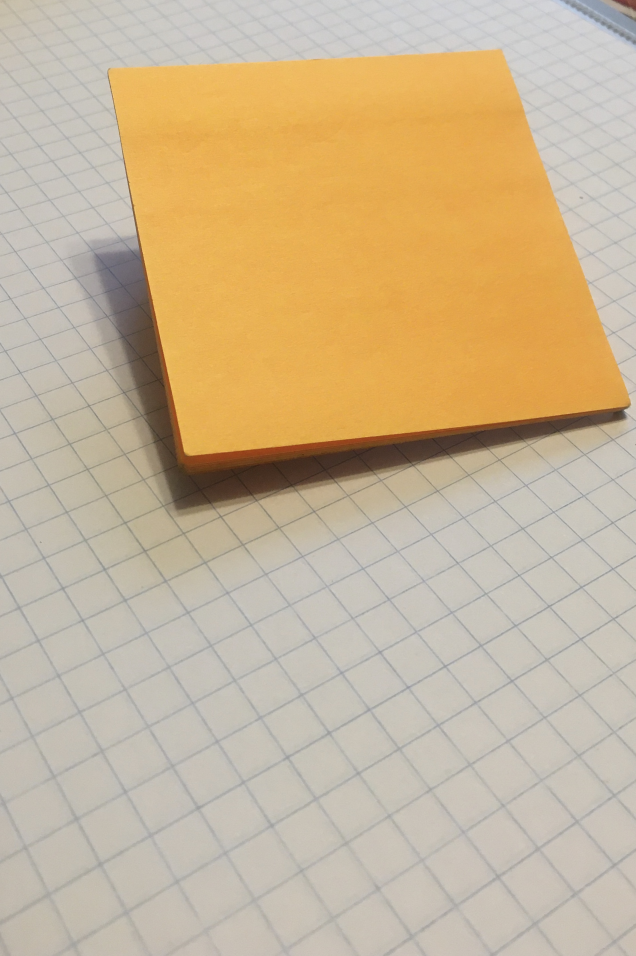
#> input picture web/app/note.jpg, 1908 x 2867 px (shown at 1/3 size)
$ python edge.py
#> lines starting #> are read from the running program, lines starting #| are printed output that depends on the picture; after the words box and inside, x2 and y2 are one past the last pixel; in counts of white or black regions, pixels touching at a corner belong together
### web/app/linear.py
import numpy as np
import math
from PIL import Image, ImageDraw
import random

class Line:
    a=0.0
    b=0.0
    c=0.0
    d=0.0
    n=0.0
    xmn=999
    xmx=-xmn
    ymn =999
    ymx = -ymn

    def y(self,x):
        y= self.a*x+self.b
        return y

    def distance(self,x,y):
        xl = (self.a*(y-self.b) + x)/(1+self.a*self.a)
        yl = self.y(xl)
        dx = x - xl
        dy = y - yl
        d = math.sqrt(dx*dx+dy*dy)
        return d

    def init(self):
        dx = self.xmx-self.xmn
        dy = self.ymx-self.ymn
        a = 0.0
        if dx!=0.0:
            a = dy/dx
        b = self.ymn-a*self.xmn
        self.a = a
        self.b = b
        self.n = 2

    # [40 lines left out: function intersect, not called in this run]

    def near(self, l, th):
        xmn = (self.a*(l.ymn-self.b) + l.xmn)/(1+self.a*self.a)
        xmx = (self.a*(l.ymx-self.b) + l.xmx)/(1+self.a*self.a)
        ds = 0.0
        if xmn > self.xmx:
            dx = self.xmx - l.xmn
            dy = self.ymx - l.ymn
            ds = math.sqrt(dx*dx + dy*dy)
        elif  xmx < self.xmn:
            dx = self.xmn - l.xmx
            dy = self.ymn - l.ymx
            ds = math.sqrt(dx*dx + dy*dy)
        if ds < th:
            return True
        return False

    def aligned(self, l, th):
        dn = self.distance(l.xmn, l.ymn)
        dx = self.distance(l.xmx, l.ymx)
        if dn<th and dx<th:
            return True
        return False

    def merge(self, l):
        self.a = (self.n * self.a + l.n * l.a)/(self.n + l.n)
        self.b = (self.n * self.b + l.n * l.b)/(self.n + l.n)
        self.n = self.n + l.n

        if self.xmn > l.xmn:
            self.xmn = l.xmn
        if self.xmx < l.xmx:
            self.xmx = l.xmx

        self.ymn = self.xmn * self.a + self.b
        self.ymx = self.xmx * self.a + self.b

    def __str__(self):
       return  'a={:f} b={:f} c={:f} d={:f} n={} x=({:f},{:f}) y=({:f},{:f})'.format(self.a, self.b,self.c,self.d,self.n, self.xmn,self.xmx,self.ymn,self.ymx)

    def graph(self, draw, frame, dx, dy):
        points =[]
        sx = dx/(frame.xmx - frame.xmn)
        sy= dy/(frame.ymx - frame.ymn)

        x = (self.xmn-frame.xmn)*sx
        y = (self.y(self.xmn) - frame.ymn)*sy
        points.append((x,y))

        x = (self.xmx-frame.xmn)*sx
        y = (self.y(self.xmx) - frame.ymn)*sy
        points.append((x,y))

        draw.line(points, fill="blue", width=3)

def segments(x,y,r,n,frame):
    dx = (frame.xmx-frame.xmn)/n
    dy = (frame.ymx-frame.ymn)/n

    s=[]
    t=np.zeros(n*n,dtype=int)
    for i in range(0,len(x)):
        if dx>0 and r[i]==-1:
            px = int((x[i]-frame.xmn)/dx)
            py = int((y[i]-frame.ymn)/dy)
            k = px*(n-1)+py
            #print(px,py,n,k)
            t[k] = t[k]+1
            s.append(k)
        else:
            s.append(-1)
    return s,t

# [7 lines left out: function setall, not called in this run]

def remove(x,y,r,k,line,d):
    cnt = 0
    for i in range(0,len(x)):
        if r[i]==k and line.distance(x[i],y[i])>d:
           r[i] = -1
           cnt = cnt + 1
    return cnt

def add(x,y,r,k,line,d):
    cnt = 0
    for i in range(0,len(x)):
        if r[i]==-1 and line.distance(x[i],y[i])<=d:
           r[i] = k
           cnt = cnt + 1
    return cnt

def regression(x,y,r,k):
    sxy = 0.0
    sx2 = 0.0
    sy2 = 0.0
    sx = 0.0
    sy = 0.0
    m = len(x)
    n = 0
    line = Line()
    for i in range(0,m):
        if r[i]==k:
            sx = sx + x[i]
            sy = sy + y[i]
            sx2 = sx2 + x[i]*x[i]
            sy2 = sy2 + y[i]*y[i]
            sxy = sxy + x[i]*y[i]
            n= n + 1

    ex2 = n * sx2 - sx * sx
    ey2 = n * sy2 - sy * sy
    et2 = n * sxy - sx * sy

    if n==0 or ex2 ==0 or ey2 == 0:
        return line

    line.a = et2 / ex2
    line.b = (sy - line.a * sx)/n
    line.c = et2 / ey2
    line.d = line.a * line.c + n/m
    line.n = n

    return line

def find_lines(x,y,max,nseg,band,dbg=False):
    frame = Line()
    r = []
    for i in range(0,len(x)):
        r.append(-1)
        if frame.xmn>=x[i]:
            frame.xmn=x[i]
        if frame.xmx<=x[i]:
            frame.xmx=x[i]
        if frame.ymn>=y[i]:
            frame.ymn=y[i]
        if frame.ymx<=y[i]:
            frame.ymx=y[i]

    n = 2
    l = 0
    lines=[]
    while len(lines)<max and n >=2:
        s,t = segments(x,y,r,nseg,frame)
        if dbg:
            print(s,t)
        line = Line()
        line.d=-999
        for i in range(0,len(t)):
            if t[i]>2:
                rline= regression(x,y,s,i)
                if dbg:
                    print("S",str(rline))
                if rline.n > 0 and line.d <= rline.d:
                    line = rline

        dx = band
        n = line.n
        if n>2:
            if dbg:
                print("F",str(line))
            while dx > 0.2*band:
                chg = 0.0
                if add(x,y,r,l,line,dx) > 0:
                    aline = regression(x,y,r,l)
                    if dbg:
                        print(aline)
                    remove(x,y,r,l,aline,0.5*dx)
                    cline = regression(x,y,r,l)
                    if dbg:
                        print(cline)
                    add(x,y,r,l,cline,0.3*dx)
                    nline= regression(x,y,r,l)
                    if dbg:
                        print(nline)
                    chg = abs(nline.d-aline.d)
                if chg<0.01:
                    dx = 0.0
                else:
                    dx = dx * 0.5
                line=nline

            if line.n == 0:
                break

            for i in range(0,len(x)):
                if r[i]==l:
                    s[i]=-1
                    if line.xmn>=x[i]:
                        line.xmn=x[i]
                    if line.xmx<=x[i]:
                        line.xmx=x[i]
                    if line.ymn>=y[i]:
                        line.ymn=y[i]
                    if line.ymx<=y[i]:
                        line.ymx=y[i]
            print(str(line))
            lines.append(line)
            l = l + 1
    return frame, lines, r

def graphPoints(x, y, r, draw, frame, dx, dy, dr):
    sx = dx/(frame.xmx - frame.xmn)
    sy= dy/(frame.ymx - frame.ymn)

    for i in range(0,len(x)):
        xp = (x[i] - frame.xmn)*sx
        yp = (y[i] - frame.ymn)*sy
        #print(xp,yp)
        draw.point((xp,yp), fill=300)
        draw.ellipse(((xp-dr,yp-dr),(xp+dr,yp+dr)),fill =300, outline="red")

def test():
    x=[]
    y=[]
    r=[]
    q = 0.3
    for i in range(0,10):
        xp = 1+i*0.2-q*(0.5-random.random())
        yp = 1.5*xp-3.2-q*(0.5-random.random())
        x.append(xp)
        y.append(yp)

    for i in range(0,10):
        xp = 0.5+i*0.3-q*(0.5-random.random())
        yp = -0.5*xp+2.1-q*(0.5-random.random())
        x.append(xp)
        y.append(yp)

    frame, lines, r =find_lines(x,y,5,2,3)
    for line in lines:
        print(line)
    print(r)

    im= Image.new("RGB", (648, 648), "#FFFFFF")
    draw = ImageDraw.Draw(im)
    for line in lines:
        line.graph(draw, frame, 648, 648)

    graphPoints(x,y,r,draw,frame,648,648,3)

    filename = "linear.jpg"
    try:
        im.save(filename, "PNG")
    except IOError:
        print("cannot save", filename)

test()
#> in test, `im= Image.new("RGB", (648, 648), "#FFFFFF")`: im: PIL image 648x648 RGB; every value is 255
#> in test, `im.save(filename, "PNG")`:
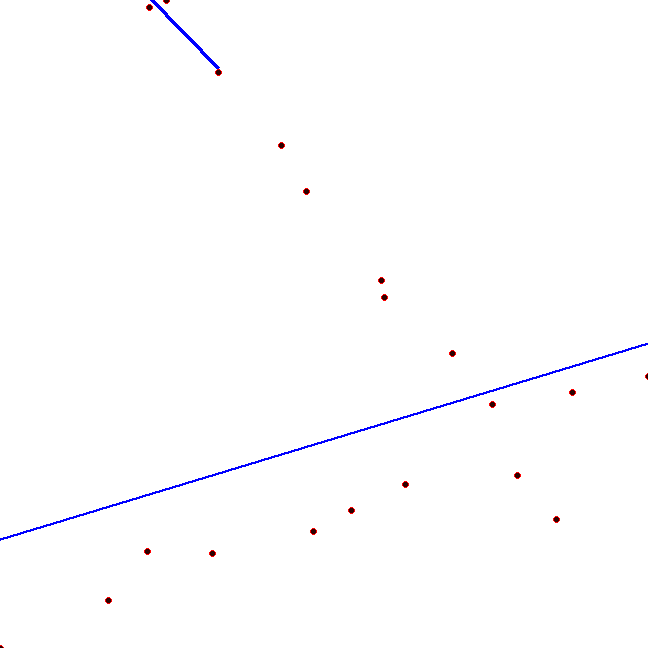
#> saved as linear.jpg: PIL image 648x648 RGB; mean R, G, B 253.7, 253.5, 254.6

### web/app/edge.py
import numpy as np
import cv2
import math
from linear import Line,find_lines, graphPoints
from PIL import Image, ImageDraw
import time
from bentley_ottmann.planar import segments_intersections

def get_canny(image,sigma=0.33):
    v = np.median(image)
    lower = int(max(0,1.0-sigma) * v)
    upper = int(min(255, (1.0+sigma) * v))
    edge = cv2.Canny(image, lower,upper)
    return edge

def logt(msg, prvt):
    curt = time.time()
    print(msg +": %s s" % (curt- prvt))
    return curt

def glines(img):

    gray = img[:,:,0]
    edges = cv2.Canny(gray,50,150,apertureSize = 3)

    rho = 0.5  # distance resolution
    theta = np.pi / 180  # angular resolution
    thres = 50  # minimum number of votes
    min_length = 10  # minimum number of pixels
    max_gap = 40  # maximum gap between line segments

    hlines = cv2.HoughLinesP(edges, rho, theta, thres, np.array([]), min_length, max_gap)

    lines = []
    for hline in hlines:
        for x1,y1,x2,y2 in hline:
            l = Line()
            if x1 < x2:
                l.xmn = x1
                l.xmx = x2
                l.ymn = y1
                l.ymx = y2
            else:
                l.xmn = x2
                l.xmx = x1
                l.ymn = y2
                l.ymx = y1
            l.init()
            found = False
            for line in lines:
                if l.aligned(line,22) and l.near(line,80):
                    line.merge(l)
                    found = True
                    break
            if not found:
                lines.append(l)


    return lines

curt = time.time()
tott = curt

img = cv2.imread("note.jpg")
#> img is the input picture: shape (2867, 1908, 3); mean B, G, R 149.8, 181.3, 201.3
curt = logt("read",curt)

lines = glines(img)
#> in glines, `gray = img[:,:,0]`:
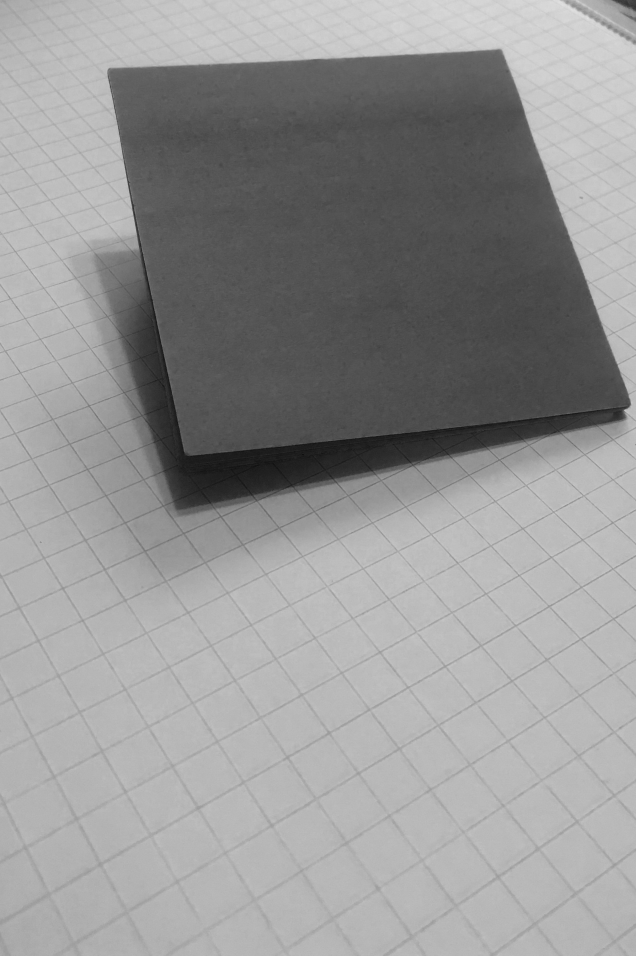
#> gray: shape (2867, 1908) (shown at 1/3 size); min 0, max 229, mean 149.8
#> in glines, `edges = cv2.Canny(gray,50,150,apertureSize = 3)`:
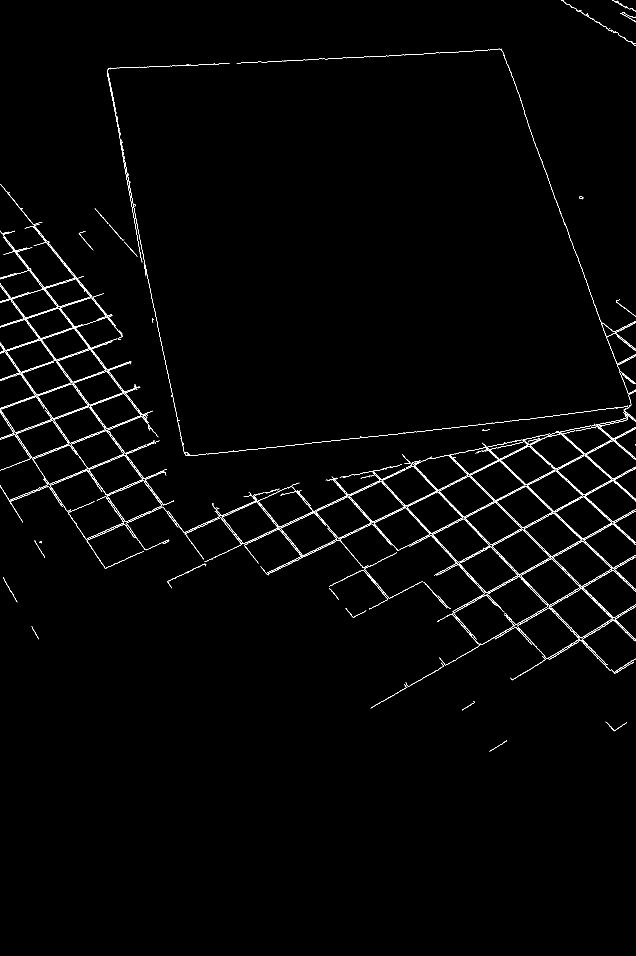
#> edges: shape (2867, 1908) (shown at 1/3 size); 1% white in thin lines or dots, all inside (x1, y1, x2, y2) = (0, 0, 1908, 2254)
#> in glines, `hlines = cv2.HoughLinesP(edges, rho, theta, thres, np.array([]), min_l..`: hlines = 274 rows, first 6: [1236, 1390, 1842, 2017], [1345, 1365, 1899, 1919], [1344, 1365, 1839, 1860], [10, 711, 240, 1006], [1243, 1398, 1844, 2020], [1349, 1365, 1667, 1683]
#> the loop in glines, `for hline in hlines:` made 274 passes
#> hline on passes 15 to 17: [[1121, 1415, 1554, 1880]], [[1120, 2120, 1877, 1683]], [[628, 194, 1504, 149]]
curt = logt("lines",curt)

print(len(lines))
#| 51
im= img.copy()
curt = logt("copy-image",curt)

for line in lines:
    cv2.line(im,(int(line.xmn),int(line.ymn)),(int(line.xmx),int(line.ymx)),(155,0,0),2)
#> this loop made 51 passes
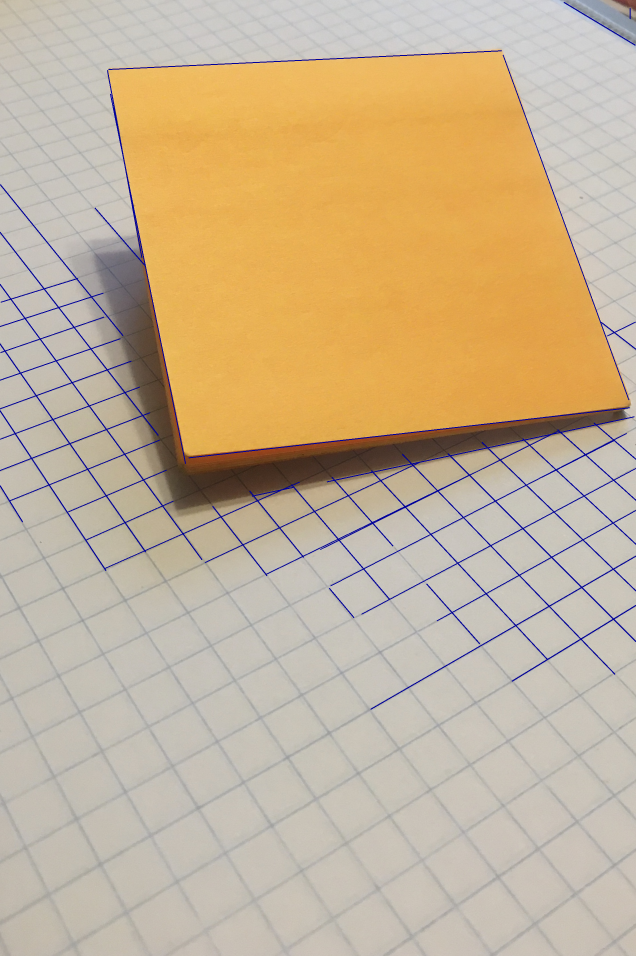
#> im: shape (2867, 1908, 3) (shown at 1/3 size); mean B, G, R 150, 179.1, 198.8

for line in lines:
    for i in range(-1,1):
        for j in range(-1,1):
            im[int(line.ymn) + i, int(line.xmn) + j] = [0, 255, 0]
            im[int(line.ymx) + i, int(line.xmx) + j] = [0, 255, 0]

curt = logt("graph",curt)

filename = "note-lines.jpg"
try:
    cv2.imwrite(filename, im)
except IOError:
    print("cannot save", filename)

curt = logt("save",curt)
tott = logt("total",tott)
